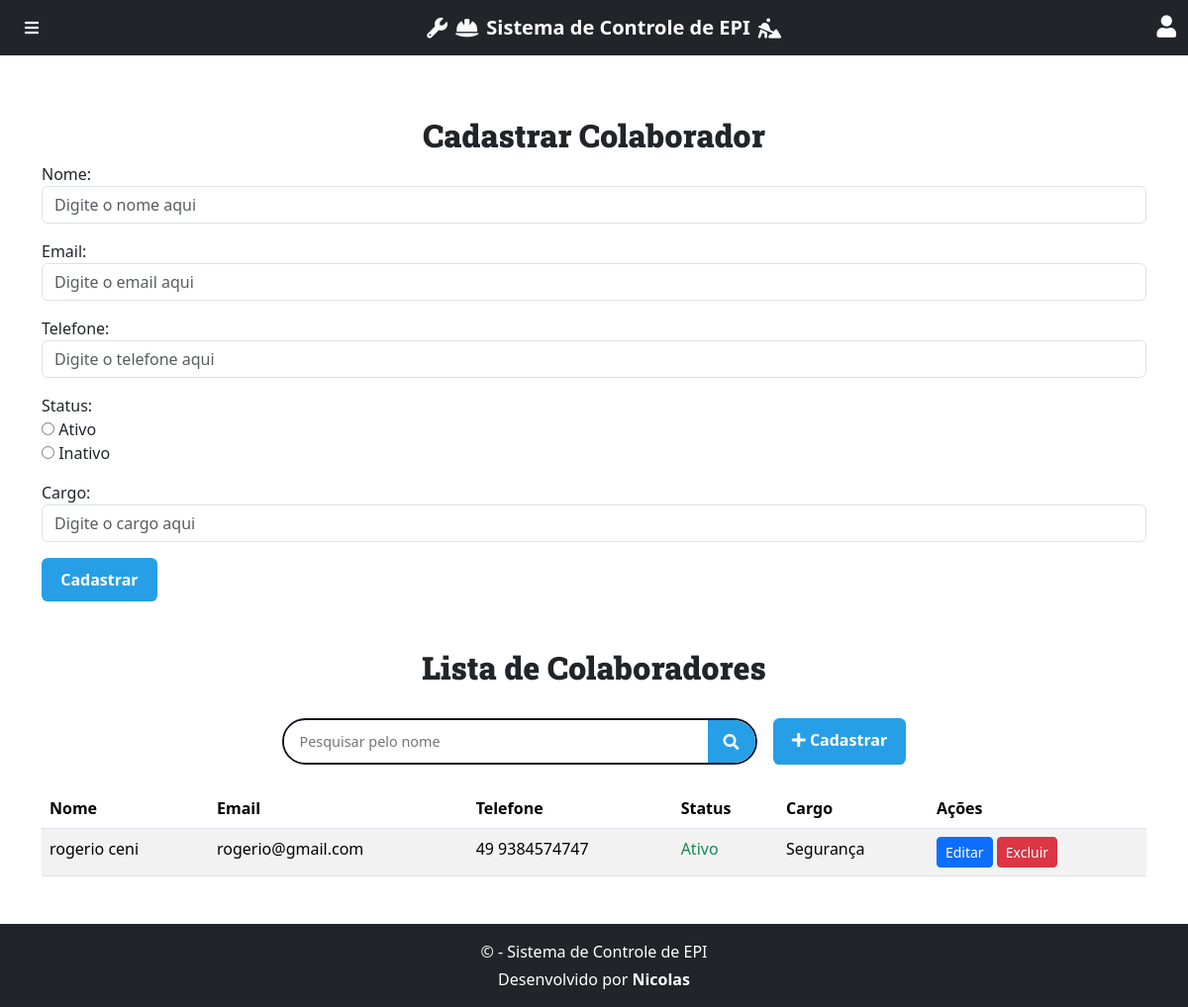
Page /colaborador/ on the earlier database version.
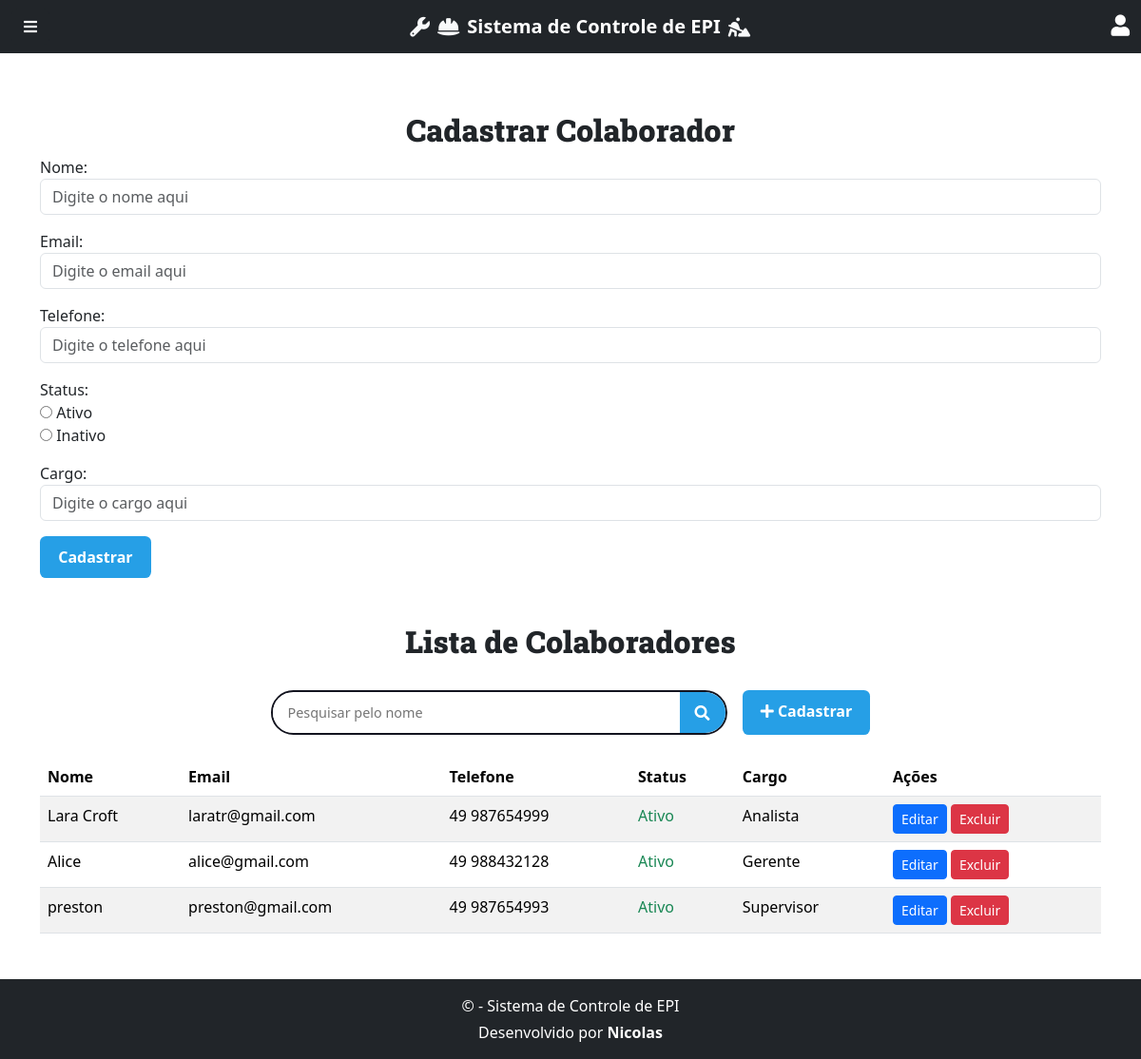
Same page on the later database version.
### core/models/colaborador_model.py (models this page shows, shortened)
class Colaborador(models.Model):
    nome = models.CharField(max_length=100)
    email = models.EmailField(unique=True)
    telefone = models.CharField(max_length=15, blank=True, null=True)
    status = models.BooleanField(default=True)
    cargo = models.CharField(max_length=100, blank=True, null=True)

### core/views/colaborador_views.py (the view)
# urls.py: path('colaborador/', colaborador_views.criar_colaborador, name='criar_colaborador'),
def criar_colaborador(request):
    colaboradores = Colaborador.objects.all()
    if request.method == 'POST':
        form = ColaboradorForm(request.POST)
        if form.is_valid():
            form.save()
            messages.success(request, "Colaborador cadastrado com sucesso!")
            return redirect('criar_colaborador')
    else:
        form = ColaboradorForm()
    return render(request, 'core/pages/colaborador.html', {
        'form': form,
        'colaboradores': colaboradores
    })

### core/forms/colaborador_form.py (shortened to what this page needs)
class ColaboradorForm(forms.ModelForm):
    STATUS_CHOICES = [
        (True, 'Ativo'),
        (False, 'Inativo'),
    ]
    status = forms.ChoiceField(
        choices=STATUS_CHOICES,
        widget=forms.RadioSelect()
    )
    class Meta:
        model = Colaborador
        fields = ['nome', 'email', 'telefone', 'status', 'cargo']
        widgets = {
            'nome': forms.TextInput(attrs={'class': 'form-control', 'placeholder': 'Digite o nome aqui'}),
            'email': forms.EmailInput(attrs={'class': 'form-control', 'placeholder': 'Digite o email aqui'}),
            'telefone': forms.TextInput(attrs={'class': 'form-control', 'placeholder': 'Digite o telefone aqui'}),
            'cargo': forms.TextInput(attrs={'class': 'form-control', 'placeholder': 'Digite o cargo aqui'}),
        }

### core/templates/core/pages/colaborador.html (shortened to what this page needs)
{% extends 'global/base.html' %}
{% load static %}
{% block content %}
  <div class="container">
    <h2 class="mt-4">Cadastrar Colaborador</h2>
    <form action="{% url 'criar_colaborador' %}" method="POST" class="mb-5">
      <div class="mb-3">
        {{ form.nome.label_tag }}
        {{ form.nome }}
      </div>
      <div class="mb-3">
        {{ form.email.label_tag }}
        {{ form.email }}
      </div>
      <div class="mb-3">
        {{ form.telefone.label_tag }}
        {{ form.telefone }}
      </div>
      <div class="mb-3">
        {{ form.status.label_tag }}
        {{ form.status }}
      </div>
      <div class="mb-3">
        {{ form.cargo.label_tag }}
        {{ form.cargo }}
      </div>
      <button type="submit" class="btn btn-success">Cadastrar</button>
    </form>
  </div>
  <div class="container">
    <div class="d-flex justify-content-between align-items-center mb-4">
      <h2 class="text-center flex-grow-1">Lista de Colaboradores</h2>
    </div>
    <div class="search-container mb-4">
      <form action="{% url 'listar_colaboradores' %}" method="get" class="search-form d-flex">
      <input
       type="search"
       class="search-input"
       name="search"
       placeholder="Pesquisar pelo nome"
       value="{{ search_query }}"
       autocomplete="off"
      >
      <button type="submit" class="search-button">
        <i class="fas fa-search"></i>
      </button>
      </form>
      <a href="{% url 'criar_colaborador' %}" class="btn btn-success ms-3">
        <i class="fas fa-plus"></i> Cadastrar
      </a>
    </div>
    <table class="table table-striped">
      <thead>
        <tr>
          <th>Nome</th>
          <th>Email</th>
          <th>Telefone</th>
          <th>Status</th>
          <th>Cargo</th>
          <th>Ações</th>
        </tr>
      </thead>
      <tbody>
        {% for i in colaboradores %}
        <tr>
          <td>{{ i.nome }}</td>
          <td>{{ i.email }}</td>
          <td>{{ i.telefone }}</td>
          <td>
            {% if i.status %}
            <span class="text-success">Ativo</span>
            {% else %}
            <span class="text-danger">Inativo</span>
            {% endif %}
          </td>
          <td>{{ i.cargo }}</td>
          <td>
            <a href="{% url 'editar_colaborador' i.id %}" class="btn btn-primary btn-sm">Editar</a>
            <button type="button" class="btn btn-danger btn-sm" data-bs-toggle="modal"
              data-bs-target="#confirmDelete{{ i.id }}">
              Excluir
            </button>
          </td>
        </tr>
        {% empty %}
        <tr>
          <td colspan="6" class="text-center">Nenhum colaborador encontrado.</td>
        </tr>
        {% endfor %}
      </tbody>
    </table>
  </div>
{% endblock %}

Differences in the rows shown:
removed Colaborador: nome "rogerio ceni", email "rogerio@gmail.com", telefone "49 9384574747", status "Ativo", cargo "Segurança"
added Colaborador: nome "Lara Croft", email "laratr@gmail.com", telefone "49 987654999", status "Ativo", cargo "Analista"
added Colaborador: nome "Alice", email "alice@gmail.com", telefone "49 988432128", status "Ativo", cargo "Gerente"
added Colaborador: nome "preston", email "preston@gmail.com", telefone "49 987654993", status "Ativo", cargo "Supervisor"
